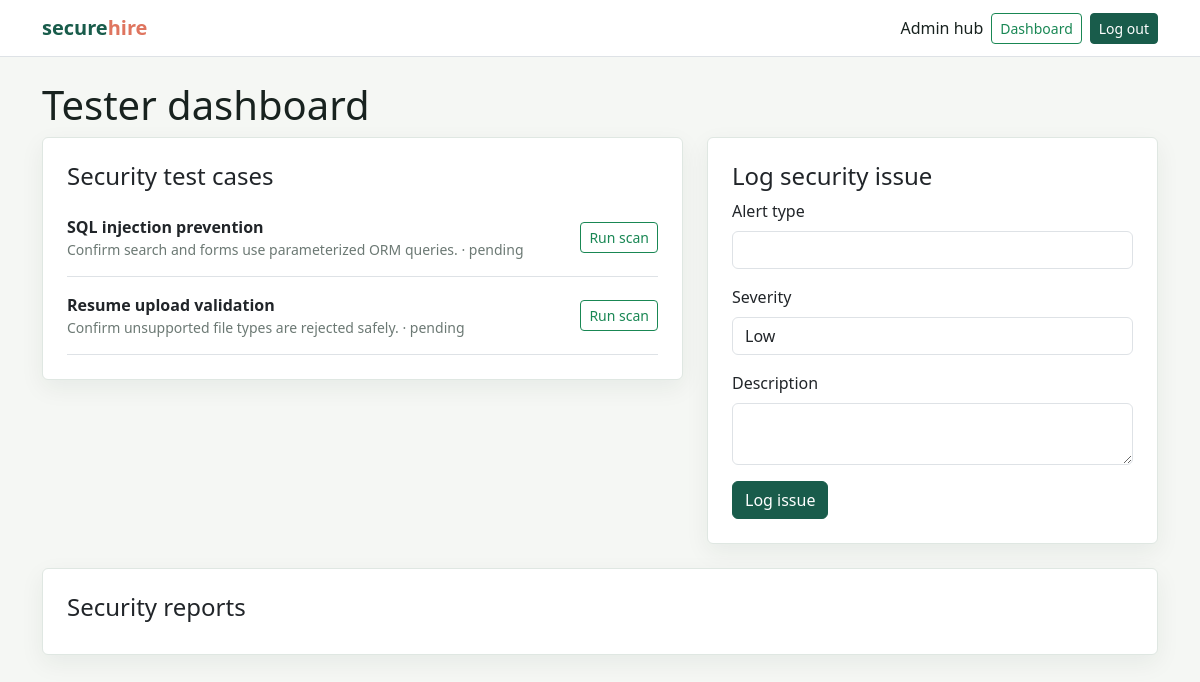
The page /tester (signed in) on the database its author committed.
### flask_app/models.py (models this page shows)
class TestCase(db.Model):
    id = db.Column(db.Integer, primary_key=True)
    name = db.Column(db.String(160), nullable=False)
    description = db.Column(db.Text, nullable=False)
    status = db.Column(db.String(30), default="pending", nullable=False)
    executed_by = db.Column(db.Integer, db.ForeignKey("user.id"))
    executed_at = db.Column(db.DateTime)
    tester = db.relationship("User", backref="test_cases")

### flask_app/app.py (the view, shortened to what this page needs)
    @app.route("/tester", methods=["GET", "POST"])
    @app.tester_required
    def tester_dashboard():
        alert_form = AlertForm()
        cases = TestCase.query.order_by(TestCase.id).all()
        return render_template("tester.html", form=alert_form, cases=cases, alerts=SecurityAlert.query.order_by(SecurityAlert.detected_at.desc()).all())

### flask_app/forms.py
class AlertForm(FlaskForm):
    alert_type = StringField("Alert type", validators=[DataRequired(), Length(max=80)])
    severity = SelectField("Severity", choices=[("low", "Low"), ("medium", "Medium"), ("high", "High"), ("critical", "Critical")], validators=[DataRequired()])
    description = TextAreaField("Description", validators=[DataRequired(), Length(max=2000)])
    submit = SubmitField("Log issue")

### flask_app/templates/tester.html
{% extends 'base.html' %}{% block title %}Tester dashboard | SecureHire{% endblock %}{% block content %}<h1>Tester dashboard</h1><div class="row g-4"><div class="col-lg-7"><div class="card p-4"><h2 class="h4">Security test cases</h2>{% for case in cases %}<div class="border-bottom py-3 d-flex justify-content-between align-items-center"><div><strong>{{ case.name }}</strong><div class="small text-muted">{{ case.description }} · {{ case.status }}</div></div><form method="post" action="{{ url_for('run_scan', case_id=case.id) }}"><input type="hidden" name="csrf_token" value="{{ csrf_token() }}"><button class="btn btn-sm btn-outline-success">Run scan</button></form></div>{% endfor %}</div></div><div class="col-lg-5"><div class="card p-4"><h2 class="h4">Log security issue</h2><form method="post">{{ form.hidden_tag() }}{% for field in form if field.name not in ['csrf_token','submit'] %}<div class="mb-3">{{ field.label(class='form-label') }}{{ field(class='form-control') }}</div>{% endfor %}{{ form.submit(class='btn btn-primary') }}</form></div></div></div><div class="card p-4 mt-4"><h2 class="h4">Security reports</h2>{% for alert in alerts %}<div class="border-bottom py-2"><strong>{{ alert.alert_type }}</strong> · {{ alert.severity }} · {{ alert.detected_at }}<div class="small text-muted">{{ alert.description }}</div></div>{else %}<p class="text-muted">No reports yet.</p>{% endfor %}</div>{% endblock %}

### flask_app/templates/base.html (style rules this page uses)
body { background:#f5f7f4;color:#18221f }
.card { border:1px solid #dfe7e2;box-shadow:0 8px 24px #172e2710 }
.btn-primary { background:#195c4b;border-color:#195c4b }
.text-muted { color:#6c7974!important }

### rows shown on the page
TestCase: name "SQL injection prevention", description "Confirm search and forms use parameterized ORM queries.", status "pending"
TestCase: name "Resume upload validation", description "Confirm unsupported file types are rejected safely.", status "pending"

### other values the page prints
{{ field.label(class='form-label') }} "Alert type" "Severity" "Description"
